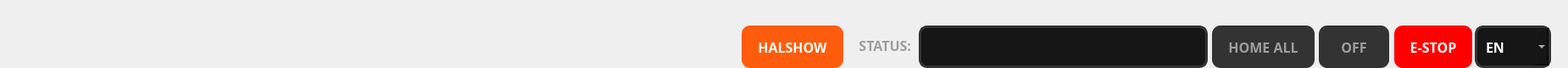
   <widget class="QFrame" name="frame">
    <property name="geometry">
     <rect>
      <x>0</x>
      <y>0</y>
      <width>1850</width>
      <height>80</height>
     </rect>
    </property>
    <property name="frameShape">
     <enum>QFrame::NoFrame</enum>
    </property>
    <widget class="QLabel" name="lbl_status">
     <property name="geometry">
      <rect>
       <x>990</x>
       <y>40</y>
       <width>85</width>
       <height>26</height>
      </rect>
     </property>
     <property name="sizePolicy">
      <sizepolicy hsizetype="Minimum" vsizetype="Minimum">
       <horstretch>0</horstretch>
       <verstretch>0</verstretch>
      </sizepolicy>
     </property>
     <property name="font">
      <font>
       <family>JetBrains Mono</family>
       <pointsize>12</pointsize>
       <weight>75</weight>
       <italic>false</italic>
       <bold>true</bold>
      </font>
     </property>
     <property name="styleSheet">
      <string notr="true">color: #9E9E9E</string>
     </property>
     <property name="text">
      <string>STATUS:</string>
     </property>
     <property name="alignment">
      <set>Qt::AlignRight|Qt::AlignTrailing|Qt::AlignVCenter</set>
     </property>
    </widget>
    <widget class="QToolButton" name="btn_power_off">
     <property name="geometry">
      <rect>
       <x>1556</x>
       <y>30</y>
       <width>83</width>
       <height>50</height>
      </rect>
     </property>
     <property name="sizePolicy">
      <sizepolicy hsizetype="Fixed" vsizetype="Fixed">
       <horstretch>0</horstretch>
       <verstretch>0</verstretch>
      </sizepolicy>
     </property>
     <property name="font">
      <font>
       <family>JetBrains Mono</family>
       <pointsize>12</pointsize>
       <weight>75</weight>
       <italic>false</italic>
       <bold>true</bold>
      </font>
     </property>
     <property name="toolTip">
      <string>&lt;html&gt;&lt;head/&gt;&lt;body&gt;&lt;p&gt;&lt;span style=&quot; font-size:8pt; font-weight:400; color:#ffffff;&quot;&gt;Toggle Machine power [F2]&lt;/span&gt;&lt;/p&gt;&lt;/body&gt;&lt;/html&gt;</string>
     </property>
     <property name="styleSheet">
      <string notr="true">QToolButton {
	background-color: #333333;
	color: #9E9E9E;
	padding: 10px;
	border-radius: 10px;
	border: none;
}
QToolButton:hover{
	background-color: rgb(91, 91, 91);
	color: rgb(241, 241, 241);
}</string>
     </property>
     <property name="text">
      <string>OFF</string>
     </property>
    </widget>
    <widget class="QPushButton" name="btn_estop">
     <property name="geometry">
      <rect>
       <x>1645</x>
       <y>30</y>
       <width>92</width>
       <height>50</height>
      </rect>
     </property>
     <property name="sizePolicy">
      <sizepolicy hsizetype="Fixed" vsizetype="Fixed">
       <horstretch>0</horstretch>
       <verstretch>0</verstretch>
      </sizepolicy>
     </property>
     <property name="font">
      <font>
       <family>JetBrains Mono</family>
       <pointsize>12</pointsize>
       <weight>75</weight>
       <bold>true</bold>
      </font>
     </property>
     <property name="toolTip">
      <string>&lt;html&gt;&lt;head/&gt;&lt;body&gt;&lt;p&gt;&lt;span style=&quot; font-size:10pt; font-weight:400; color:#ffffff; background-color: #161616; border-radius: 10px; border: 3px solid #333333;&quot;&gt;Toggle Emergency Stop [F1]&lt;/span&gt;&lt;/p&gt;&lt;/body&gt;&lt;/html&gt;</string>
     </property>
     <property name="styleSheet">
      <string notr="true">QPushButton {
	background-color: #FF0000;
	color: #FFFFFF;
	padding: 10px;
	border-radius: 10px;
	border: none;
}
QPushButton:hover{
	background-color: rgb(245, 0, 0);
}</string>
     </property>
     <property name="text">
      <string>E-STOP</string>
     </property>
    </widget>
    <widget class="QLabel" name="txt_status_display">
     <property name="geometry">
      <rect>
       <x>1084</x>
       <y>30</y>
       <width>341</width>
       <height>50</height>
      </rect>
     </property>
     <property name="font">
      <font>
       <family>JetBrains Mono</family>
       <pointsize>12</pointsize>
       <weight>75</weight>
       <bold>true</bold>
      </font>
     </property>
     <property name="styleSheet">
      <string notr="true">color: #9E9E9E;
background-color: #161616;
border-radius: 10px;
border: 3px solid #333333;
</string>
     </property>
     <property name="text">
      <string/>
     </property>
     <property name="alignment">
      <set>Qt::AlignCenter</set>
     </property>
    </widget>
    <widget class="QToolButton" name="btn_home_all">
     <property name="geometry">
      <rect>
       <x>1430</x>
       <y>30</y>
       <width>121</width>
       <height>50</height>
      </rect>
     </property>
     <property name="sizePolicy">
      <sizepolicy hsizetype="Fixed" vsizetype="Fixed">
       <horstretch>0</horstretch>
       <verstretch>0</verstretch>
      </sizepolicy>
     </property>
     <property name="font">
      <font>
       <family>JetBrains Mono</family>
       <pointsize>12</pointsize>
       <weight>75</weight>
       <italic>false</italic>
       <bold>true</bold>
      </font>
     </property>
     <property name="toolTip">
      <string>&lt;html&gt;&lt;head/&gt;&lt;body&gt;&lt;p&gt;&lt;span style=&quot; font-size:8pt; color:#ffffff;&quot;&gt;Home all joints [Ctrl + Home]&lt;/span&gt;&lt;/p&gt;&lt;/body&gt;&lt;/html&gt;</string>
     </property>
     <property name="styleSheet">
      <string notr="true">QToolButton {
	background-color: #333333;
	color: #9E9E9E;
	padding: 10px;
	border-radius: 10px;
	border: none;
}
QToolButton:hover{
	background-color: rgb(91, 91, 91);
	color: rgb(241, 241, 241);
}</string>
     </property>
     <property name="text">
      <string>HOME ALL</string>
     </property>
    </widget>
    <widget class="QComboBox" name="combo_language">
     <property name="geometry">
      <rect>
       <x>1740</x>
       <y>30</y>
       <width>90</width>
       <height>50</height>
      </rect>
     </property>
     <property name="font">
      <font>
       <family>JetBrains Mono</family>
       <pointsize>12</pointsize>
       <weight>75</weight>
       <bold>true</bold>
      </font>
     </property>
     <property name="toolTip">
      <string>&lt;html&gt;&lt;head/&gt;&lt;body&gt;&lt;p&gt;&lt;span style=&quot; font-size:8pt; font-weight:400; color:#ffffff;&quot;&gt;Select jog increment&lt;/span&gt;&lt;/p&gt;&lt;/body&gt;&lt;/html&gt;</string>
     </property>
     <property name="layoutDirection">
      <enum>Qt::LeftToRight</enum>
     </property>
     <property name="styleSheet">
      <string notr="true">#combo_language {
    border-radius: 10px;
	border: 3px solid #333333;
	background-color: #161616;
	color: #fff;
	padding: 10px;
}
QComboBox QAbstractItemView {
	border-radius: 10px;
	border: 3px solid #FE5C0D;
    outline: none;
}

QComboBox {
    combobox-popup: 0;
}</string>
     </property>
     <item>
      <property name="text">
       <string>EN</string>
      </property>
     </item>
     <item>
      <property name="text">
       <string>UA</string>
      </property>
     </item>
    </widget>
    <widget class="QPushButton" name="btn_halshow">
     <property name="geometry">
      <rect>
       <x>875</x>
       <y>30</y>
       <width>120</width>
       <height>50</height>
      </rect>
     </property>
     <property name="sizePolicy">
      <sizepolicy hsizetype="Fixed" vsizetype="Fixed">
       <horstretch>0</horstretch>
       <verstretch>0</verstretch>
      </sizepolicy>
     </property>
     <property name="font">
      <font>
       <family>JetBrains Mono</family>
       <pointsize>12</pointsize>
       <weight>75</weight>
       <bold>true</bold>
      </font>
     </property>
     <property name="mouseTracking">
      <bool>true</bool>
     </property>
     <property name="styleSheet">
      <string notr="true">QPushButton {
	background-color: #FE5C0D;
	color: #FFFFFF;
	padding: 5px;
	border-radius: 10px;
	border: none;
}
QPushButton:hover{
	background-color: rgb(254, 81, 13);
    border: 2px solid rgb(254, 174, 13);
}</string>
     </property>
     <property name="text">
      <string>HALSHOW</string>
     </property>
    </widget>
   </widget>
